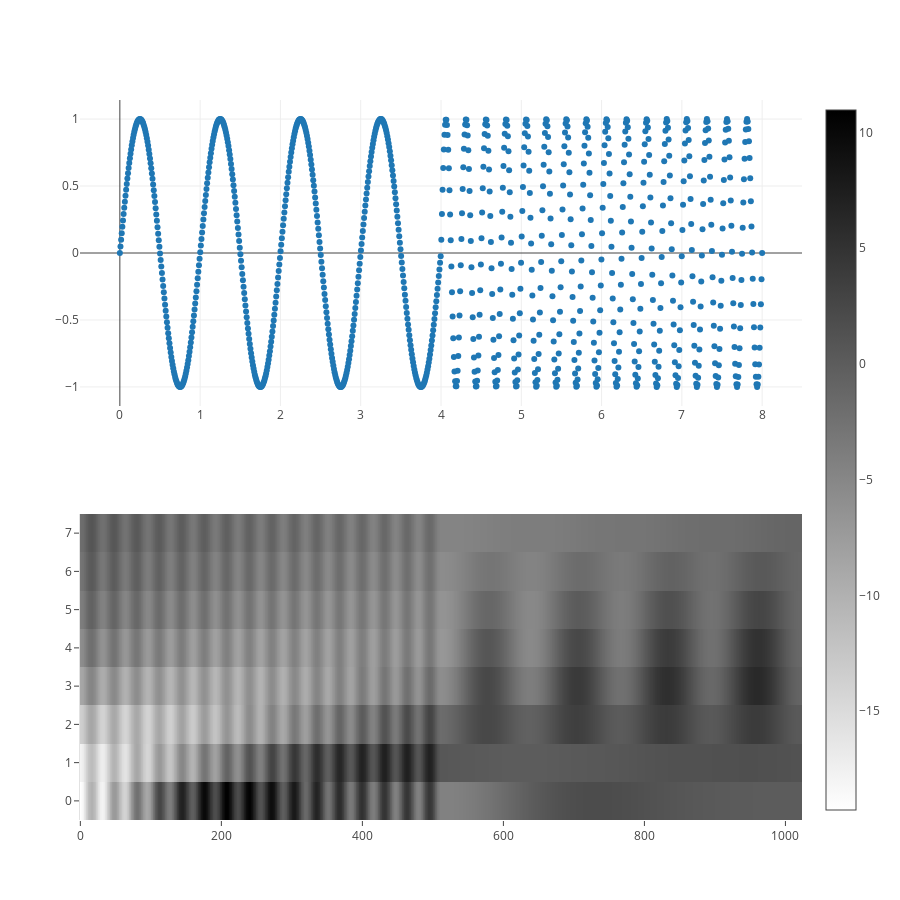

The notebook cell this image was saved under:
### Code cell
N = 1024
T = 8#s
f = 1
w = 2*np.pi*f

t = np.linspace(0, T, N)

s = [np.sin(w * t[i]) if i < 512 else np.sin(4*w*t[i]) for i in range(N)]


wave = cwt(t, s, 8)

trace = go.Heatmap(
    z=wave, 
    colorscale='Greys', 
    reversescale=True
)

signal = go.Scatter( 
    x = t,
    y = s,
    name='signal',
    mode='markers'
)

wlt = mexican_hat(i + 1)
wlt_data = [wlt(t_) for t_ in t]
    
rows = 2
cols = 1
fig = py.tools.make_subplots(rows = rows, cols = cols)
fig['layout'].update(height=rows * 450, width=cols * 900)

fig.append_trace(signal, 1, 1)
fig.append_trace(trace, 2, 1)

py.offline.iplot(fig)

### Figure 1 — Plotly figure (JSON) as saved in the notebook; plotly's stock layout.template omitted (floating-point values rounded to 4 significant figures; data arrays with more than 128 entries replaced by an {"elided": "..."} marker saying what was removed)
{"data": [{"mode": "markers", "name": "signal", "type": "scatter", "x": {"elided": "1024 float values"}, "xaxis": "x1", "y": {"elided": "1024 float values"}, "yaxis": "y1"}, {"colorscale": "Greys", "reversescale": true, "type": "heatmap", "xaxis": "x2", "yaxis": "y2", "z": {"elided": "8x1024 float values"}}], "layout": {"height": 900, "width": 900, "xaxis1": {"anchor": "y1", "domain": [0, 1]}, "xaxis2": {"anchor": "y2", "domain": [0, 1]}, "yaxis1": {"anchor": "x1", "domain": [0.575, 1]}, "yaxis2": {"anchor": "x2", "domain": [0, 0.425]}}}
